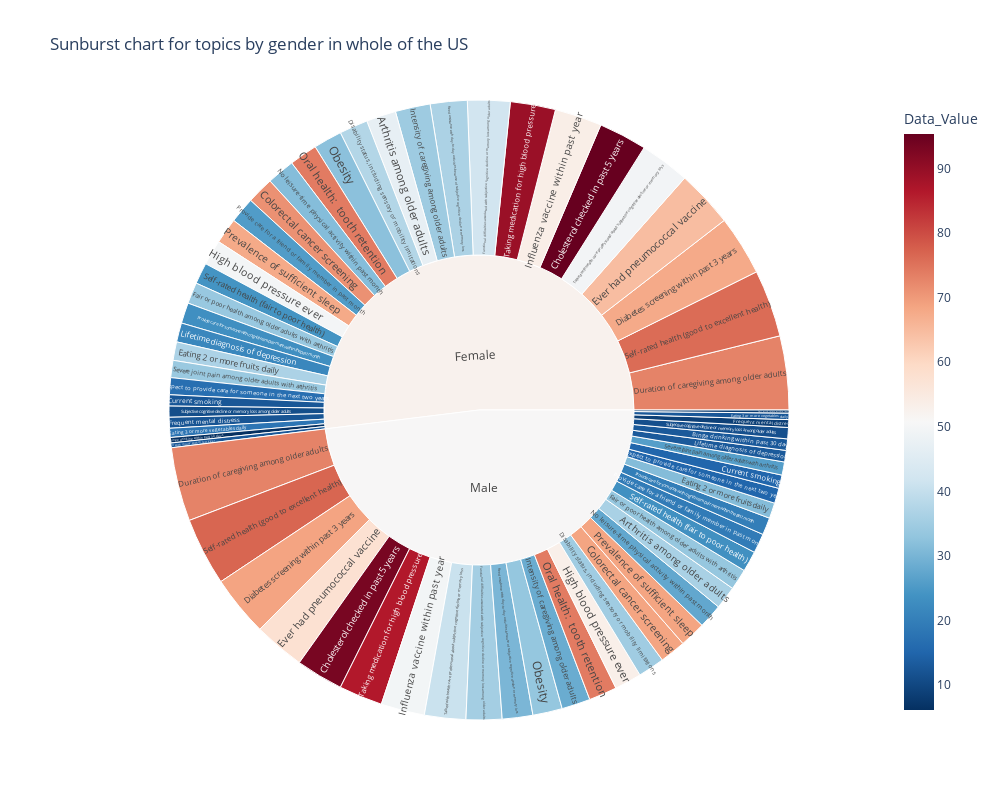

The notebook cell this image was saved under:
### Code cell
# Filter df for sunburst plot
data_cleaned_filtered = data_cleaned[
  (data_cleaned['Data_Value_Unit'] == '%') & 
  (data_cleaned['Stratification1'] == 'Overall') &
  (data_cleaned['LocationAbbr'] == 'US') &
  (data_cleaned['StratificationCategory2'] == 'Gender')
  ].sort_values(by='Topic')

fig = px.sunburst(data_cleaned_filtered, 
                  path=['Stratification2', 'Topic'],  
                  values='Data_Value',  
                  color='Data_Value', 
                  hover_name='Topic', 
                  title='Sunburst chart for topics by gender in whole of the US', 
                  color_continuous_scale=px.colors.sequential.RdBu_r,
                  height=800,
                  width=1000)

fig.show()

### Figure 1 — Plotly figure (JSON) as saved in the notebook; plotly's stock layout.template omitted (floating-point values rounded to 4 significant figures)
{"data": [{"branchvalues": "total", "customdata": [[46.94], [36.23], [6.161], [12.97], [95.34], [93.29], [71.18], [68.65], [12.61], [15.17], [67.73], [68.65], [37.59], [34.95], [72.98], [73.04], [36.66], [31.36], [18.11], [12.68], [64.6], [57.69], [16.84], [15.12], [33.73], [33.47], [12.54], [8.102], [12.27], [8.779], [42.04], [35.41], [49.78], [53.35], [53.73], [49.63], [34.64], [28.44], [21.68], [13.08], [36.54], [30.3], [31.43], [27.49], [32.21], [33.35], [74.02], [74.05], [67.75], [68.55], [25.62], [19.33], [23.27], [19.82], [24.12], [23.36], [76.0], [76.79], [34.01], [26.0], [11.07], [11.34], [89.28], [86.43], [49.47], [40.88], [52.65], [51.02]], "domain": {"x": [0, 1], "y": [0, 1]}, "hovertemplate": "<b>%{hovertext}</b><br><br>labels=%{label}<br>Data_Value_sum=%{value}<br>parent=%{parent}<br>id=%{id}<br>Data_Value=%{color}<extra></extra>", "hovertext": ["Arthritis among older adults", "Arthritis among older adults", "Binge drinking within past 30 days", "Binge drinking within past 30 days", "Cholesterol checked in past 5 years", "Cholesterol checked in past 5 years", "Colorectal cancer screening", "Colorectal cancer screening", "Current smoking", "Current smoking", "Diabetes screening within past 3 years", "Diabetes screening within past 3 years", "Disability status, including sensory or mobility limitations", "Disability status, including sensory or mobility limitations", "Duration of caregiving among older adults", "Duration of caregiving among older adults", "Eating 2 or more fruits daily", "Eating 2 or more fruits daily", "Eating 3 or more vegetables daily", "Eating 3 or more vegetables daily", "Ever had pneumococcal vaccine", "Ever had pneumococcal vaccine", "Expect to provide care for someone in the next two years", "Expect to provide care for someone in the next two years", "Fair or poor health among older adults with arthritis", "Fair or poor health among older adults with arthritis", "Fall with injury within last year", "Fall with injury within last year", "Frequent mental distress", "Frequent mental distress", "Functional difficulties associated with subjective cognitive decline or memory loss among older adults", "Functional difficulties associated with subjective cognitive decline or memory loss among older adults", "High blood pressure ever", "High blood pressure ever", "Influenza vaccine within past year", "Influenza vaccine within past year", "Intensity of caregiving among older adults", "Intensity of caregiving among older adults", "Lifetime diagnosis of depression", "Lifetime diagnosis of depression", "Need assistance with day-to-day activities because of subjective cognitive decline or memory loss", "Need assistance with day-to-day activities because of subjective cognitive decline or memory loss", "No leisure-time physical activity within past month", "No leisure-time physical activity within past month", "Obesity", "Obesity", "Oral health:  tooth retention", "Oral health:  tooth retention", "Prevalence of sufficient sleep", "Prevalence of sufficient sleep", "Provide care for a friend or family member in past month", "Provide care for a friend or family member in past month", "Provide care for someone with cognitive impairment within the past month", "Provide care for someone with cognitive impairment within the past month", "Self-rated health (fair to poor health)", "Self-rated health (fair to poor health)", "Self-rated health (good to excellent health)", "Self-rated health (good to excellent health)", "Severe joint pain among older adults with arthritis", "Severe joint pain among older adults with arthritis", "Subjective cognitive decline or memory loss among older adults", "Subjective cognitive decline or memory loss among older adults", "Taking medication for high blood pressure", "Taking medication for high blood pressure", "Talked with health care professional about subjective cognitive decline or memory loss", "Talked with health care professional about subjective cognitive decline or memory loss", "(?)", "(?)"], "ids": ["Female/Arthritis among older adults", "Male/Arthritis among older adults", "Female/Binge drinking within past 30 days", "Male/Binge drinking within past 30 days", "Female/Cholesterol checked in past 5 years", "Male/Cholesterol checked in past 5 years", "Female/Colorectal cancer screening", "Male/Colorectal cancer screening", "Female/Current smoking", "Male/Current smoking", "Female/Diabetes screening within past 3 years", "Male/Diabetes screening within past 3 years", "Female/Disability status, including sensory or mobility limitations", "Male/Disability status, including sensory or mobility limitations", "Female/Duration of caregiving among older adults", "Male/Duration of caregiving among older adults", "Female/Eating 2 or more fruits daily", "Male/Eating 2 or more fruits daily", "Female/Eating 3 or more vegetables daily", "Male/Eating 3 or more vegetables daily", "Female/Ever had pneumococcal vaccine", "Male/Ever had pneumococcal vaccine", "Female/Expect to provide care for someone in the next two years", "Male/Expect to provide care for someone in the next two years", "Female/Fair or poor health among older adults with arthritis", "Male/Fair or poor health among older adults with arthritis", "Female/Fall with injury within last year", "Male/Fall with injury within last year", "Female/Frequent mental distress", "Male/Frequent mental distress", "Female/Functional difficulties associated with subjective cognitive decline or memory loss among older adults", "Male/Functional difficulties associated with subjective cognitive decline or memory loss among older adults", "Female/High blood pressure ever", "Male/High blood pressure ever", "Female/Influenza vaccine within past year", "Male/Influenza vaccine within past year", "Female/Intensity of caregiving among older adults", "Male/Intensity of caregiving among older adults", "Female/Lifetime diagnosis of depression", "Male/Lifetime diagnosis of depression", "Female/Need assistance with day-to-day activities because of subjective cognitive decline or memory loss", "Male/Need assistance with day-to-day activities because of subjective cognitive decline or memory loss", "Female/No leisure-time physical activity within past month", "Male/No leisure-time physical activity within past month", "Female/Obesity", "Male/Obesity", "Female/Oral health:  tooth retention", "Male/Oral health:  tooth retention", "Female/Prevalence of sufficient sleep", "Male/Prevalence of sufficient sleep", "Female/Provide care for a friend or family member in past month", "Male/Provide care for a friend or family member in past month", "Female/Provide care for someone with cognitive impairment within the past month", "Male/Provide care for someone with cognitive impairment within the past month", "Female/Self-rated health (fair to poor health)", "Male/Self-rated health (fair to poor health)", "Female/Self-rated health (good to excellent health)", "Male/Self-rated health (good to excellent health)", "Female/Severe joint pain among older adults with arthritis", "Male/Severe joint pain among older adults with arthritis", "Female/Subjective cognitive decline or memory loss among older adults", "Male/Subjective cognitive decline or memory loss among older adults", "Female/Taking medication for high blood pressure", "Male/Taking medication for high blood pressure", "Female/Talked with health care professional about subjective cognitive decline or memory loss", "Male/Talked with health care professional about subjective cognitive decline or memory loss", "Female", "Male"], "labels": ["Arthritis among older adults", "Arthritis among older adults", "Binge drinking within past 30 days", "Binge drinking within past 30 days", "Cholesterol checked in past 5 years", "Cholesterol checked in past 5 years", "Colorectal cancer screening", "Colorectal cancer screening", "Current smoking", "Current smoking", "Diabetes screening within past 3 years", "Diabetes screening within past 3 years", "Disability status, including sensory or mobility limitations", "Disability status, including sensory or mobility limitations", "Duration of caregiving among older adults", "Duration of caregiving among older adults", "Eating 2 or more fruits daily", "Eating 2 or more fruits daily", "Eating 3 or more vegetables daily", "Eating 3 or more vegetables daily", "Ever had pneumococcal vaccine", "Ever had pneumococcal vaccine", "Expect to provide care for someone in the next two years", "Expect to provide care for someone in the next two years", "Fair or poor health among older adults with arthritis", "Fair or poor health among older adults with arthritis", "Fall with injury within last year", "Fall with injury within last year", "Frequent mental distress", "Frequent mental distress", "Functional difficulties associated with subjective cognitive decline or memory loss among older adults", "Functional difficulties associated with subjective cognitive decline or memory loss among older adults", "High blood pressure ever", "High blood pressure ever", "Influenza vaccine within past year", "Influenza vaccine within past year", "Intensity of caregiving among older adults", "Intensity of caregiving among older adults", "Lifetime diagnosis of depression", "Lifetime diagnosis of depression", "Need assistance with day-to-day activities because of subjective cognitive decline or memory loss", "Need assistance with day-to-day activities because of subjective cognitive decline or memory loss", "No leisure-time physical activity within past month", "No leisure-time physical activity within past month", "Obesity", "Obesity", "Oral health:  tooth retention", "Oral health:  tooth retention", "Prevalence of sufficient sleep", "Prevalence of sufficient sleep", "Provide care for a friend or family member in past month", "Provide care for a friend or family member in past month", "Provide care for someone with cognitive impairment within the past month", "Provide care for someone with cognitive impairment within the past month", "Self-rated health (fair to poor health)", "Self-rated health (fair to poor health)", "Self-rated health (good to excellent health)", "Self-rated health (good to excellent health)", "Severe joint pain among older adults with arthritis", "Severe joint pain among older adults with arthritis", "Subjective cognitive decline or memory loss among older adults", "Subjective cognitive decline or memory loss among older adults", "Taking medication for high blood pressure", "Taking medication for high blood pressure", "Talked with health care professional about subjective cognitive decline or memory loss", "Talked with health care professional about subjective cognitive decline or memory loss", "Female", "Male"], "marker": {"coloraxis": "coloraxis", "colors": [46.94, 36.23, 6.161, 12.97, 95.34, 93.29, 71.18, 68.65, 12.61, 15.17, 67.73, 68.65, 37.59, 34.95, 72.98, 73.04, 36.66, 31.36, 18.11, 12.68, 64.6, 57.69, 16.84, 15.12, 33.73, 33.47, 12.54, 8.102, 12.27, 8.779, 42.04, 35.41, 49.78, 53.35, 53.73, 49.63, 34.64, 28.44, 21.68, 13.08, 36.54, 30.3, 31.43, 27.49, 32.21, 33.35, 74.02, 74.05, 67.75, 68.55, 25.62, 19.33, 23.27, 19.82, 24.12, 23.36, 76.0, 76.79, 34.01, 26.0, 11.07, 11.34, 89.28, 86.43, 49.47, 40.88, 52.65, 51.02]}, "name": "", "parents": ["Female", "Male", "Female", "Male", "Female", "Male", "Female", "Male", "Female", "Male", "Female", "Male", "Female", "Male", "Female", "Male", "Female", "Male", "Female", "Male", "Female", "Male", "Female", "Male", "Female", "Male", "Female", "Male", "Female", "Male", "Female", "Male", "Female", "Male", "Female", "Male", "Female", "Male", "Female", "Male", "Female", "Male", "Female", "Male", "Female", "Male", "Female", "Male", "Female", "Male", "Female", "Male", "Female", "Male", "Female", "Male", "Female", "Male", "Female", "Male", "Female", "Male", "Female", "Male", "Female", "Male", "", ""], "type": "sunburst", "values": [234.7, 181.1, 43.1, 90.6, 381.3, 373.1, 213.4, 205.8, 88.2, 106, 473.8, 480.2, 225.4, 209.6, 583.7, 583.9, 146.2, 123.3, 72.2, 50.6, 452.1, 403.4, 133.9, 119.8, 168, 166.5, 37.4, 24.2, 85.8, 61.4, 336.1, 283, 199.1, 213.4, 373, 345.1, 276.4, 226.7, 151.5, 91.2, 291.9, 241.7, 219.9, 192.1, 225.1, 233.3, 222, 222.1, 203.2, 205.6, 204.4, 154.1, 163.3, 136.7, 168.2, 162.7, 531.8, 537.3, 136, 103.8, 87.6, 89.4, 357.1, 345.7, 395, 326.7, 7881.0, 7290.0]}], "layout": {"coloraxis": {"colorbar": {"title": {"text": "Data_Value"}}, "colorscale": [[0, "rgb(5,48,97)"], [0.1, "rgb(33,102,172)"], [0.2, "rgb(67,147,195)"], [0.3, "rgb(146,197,222)"], [0.4, "rgb(209,229,240)"], [0.5, "rgb(247,247,247)"], [0.6, "rgb(253,219,199)"], [0.7, "rgb(244,165,130)"], [0.8, "rgb(214,96,77)"], [0.9, "rgb(178,24,43)"], [1, "rgb(103,0,31)"]]}, "height": 800, "legend": {"tracegroupgap": 0}, "title": {"text": "Sunburst chart for topics by gender in whole of the US"}, "width": 1000}}
